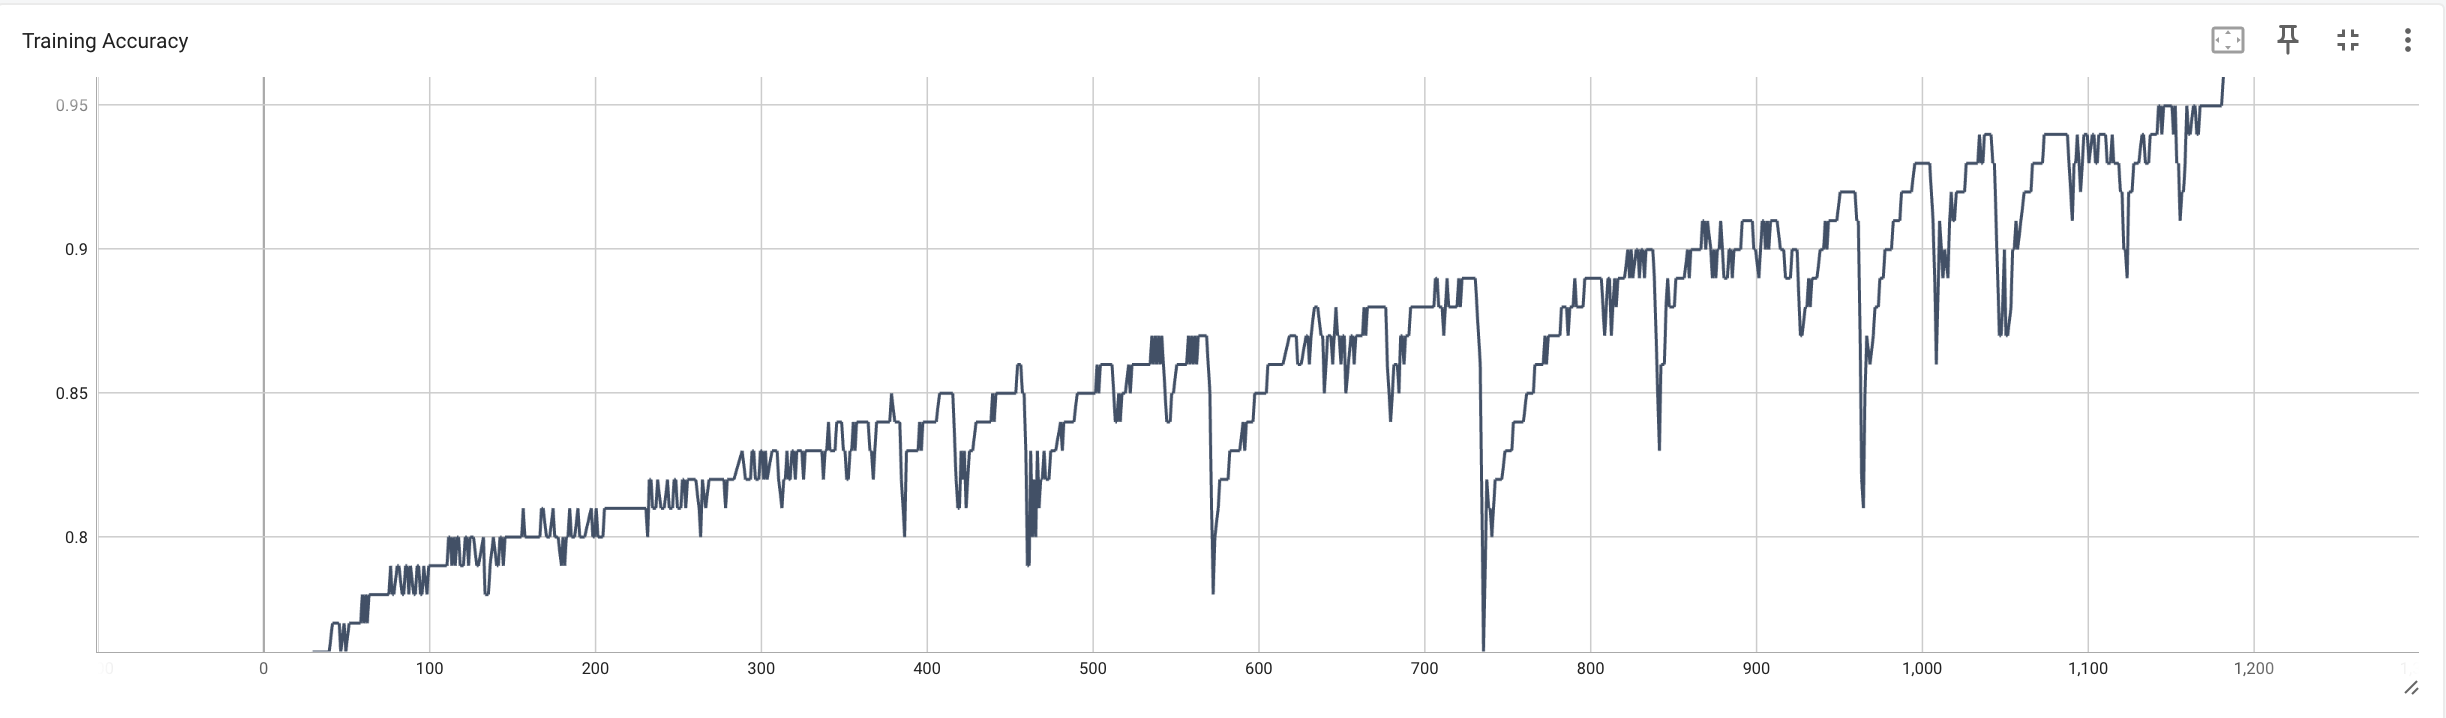

Recreate this plot in Python.
import torch
from torch import tensor
import torch.nn as nn
import torch.utils.data
import torchmetrics
import random
import data_processing
import numpy as np
from livelossplot import PlotLosses
import torch
from torch.utils.tensorboard import SummaryWriter
writer = SummaryWriter()
import datetime


class data_set(torch.utils.data.Dataset):
    def __init__(self, data, labels):
        self.data = torch.tensor(data)
        self.labels = torch.tensor(labels)

    def __len__(self):
        return len(self.data)

    def __getitem__(self, idx):
        return self.data[idx], self.labels[idx]

def get_nn():
    # Return the encoder network
    return torch.nn.Sequential(
        torch.nn.Linear(72, 72),
        torch.nn.ReLU(),
        torch.nn.Linear(72, 72),
        torch.nn.ReLU(),
        torch.nn.Linear(72, 72),
        torch.nn.ReLU(),
        torch.nn.Linear(72, 72),
        torch.nn.ReLU(),
        torch.nn.Linear(72, 2),
        torch.nn.Softmax()
    )


def data_to_tensor(training_set):
    target = []
    dataset = []
    for d in training_set:
        dataset += [list(map(float, d[5:-1]))]
        target += [[0.] if d[4] == "D" else [1.]]
    data = data_set(dataset, target)
    return data

def accuracy(training_set, model):
    tensors = data_to_tensor(training_set)
    data = tensors.data
    labels = np.array(tensors.labels.tolist())
    results = model(data).tolist()
    results = np.array([[1] if x[0] > 0.5 else [0] for x in results])
    return np.sum(labels == results)/len(labels)
  




def train(nn, input_training_set, input_valid_set, h_params = {}, loss_fn = torch.nn.BCELoss()):
    
    training_set =  data_to_tensor(input_training_set)
    valid_set = data_to_tensor(input_valid_set)
    batch_size = h_params['Batch Size']
    epochs = h_params['Epochs']
    lr = h_params['LR']
    # Define the optimizer
    optimizer = torch.optim.Adam(list(nn.parameters()), lr=lr)
    dataLoader = torch.utils.data.DataLoader(training_set, batch_size=batch_size, shuffle=True)
    print(type(nn.state_dict()))
    writer.add_text("Hyperparameters", str(h_params))
    beginning_time = str(datetime.datetime.now())[:-7]
    torch.save(nn.state_dict(), "./models/SD_" + beginning_time + ".pth")
    for epoch in range(epochs):
        for d, l in dataLoader:
  
            y_pred = nn(d)
            loss = loss_fn(y_pred, l)
            optimizer.zero_grad()
            loss.backward()
            optimizer.step()

            training_accuracy = accuracy(input_training_set, nn)
            valid_accuracy = accuracy(input_valid_set, nn)
            
            
            writer.add_scalar("Valid Accuracy", valid_accuracy, epoch)
            writer.add_scalar("Training Accuracy", training_accuracy, epoch)
            writer.add_scalar("Loss", loss, epoch)
            
            print('Epoch:', epoch, 'Loss:', np.round(loss.item(), 2), 'Training Set Accuracy:', np.round(training_accuracy, 3), 'Validation Accuracy', np.round(valid_accuracy, 3))
            torch.save(nn, "./models/PR_" + beginning_time + '.pth')
            # if test_accuracy > threshold:
            #     break
        # if test_accuracy> threshold:
        #     break
    return nn


def main():

    dict_list = data_processing.read_data("training_data_extended.csv")
    data = []
    for _ in dict_list:
        data += [list(_.values())]
    random.shuffle(data)
    valid_set = data[-4000:]
    test_set = data[:4000]
    training_set = data[4000:-4000]

    model = torch.nn.Sequential(
        torch.nn.Linear(96, 256, bias = True),
        torch.nn.LeakyReLU(),
        torch.nn.Linear(256, 512),
        torch.nn.LeakyReLU(),
        torch.nn.Linear(512, 256),
        torch.nn.LeakyReLU(),
        torch.nn.Linear(256, 256),
        torch.nn.LeakyReLU(),
        torch.nn.Linear(256, 1),
        torch.nn.Sigmoid(),
        
    )
    
    h_params = {"Epochs": 10000, "LR": 0.0025, "Batch Size": 4000}
    train(model, training_set, valid_set, h_params)
    writer.flush()
    writer.close()
if __name__ == "__main__":
    main()
    
